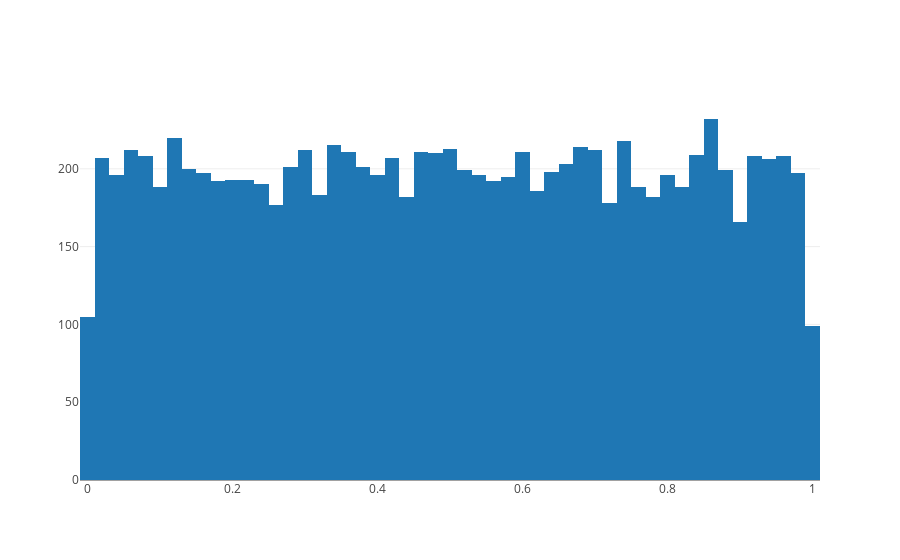

The notebook cell saved with this chart:
### Code cell
iplot([go.Histogram({'x': [random.random() for _ in range(0, 10000)]})])

### Figure 1 — Plotly figure (JSON) as saved in the notebook; plotly's stock layout.template omitted (floating-point values rounded to 4 significant figures; data arrays with more than 128 entries replaced by an {"elided": "..."} marker saying what was removed)
{"data": [{"type": "histogram", "x": {"elided": "10000 float values"}}], "layout": {}}
